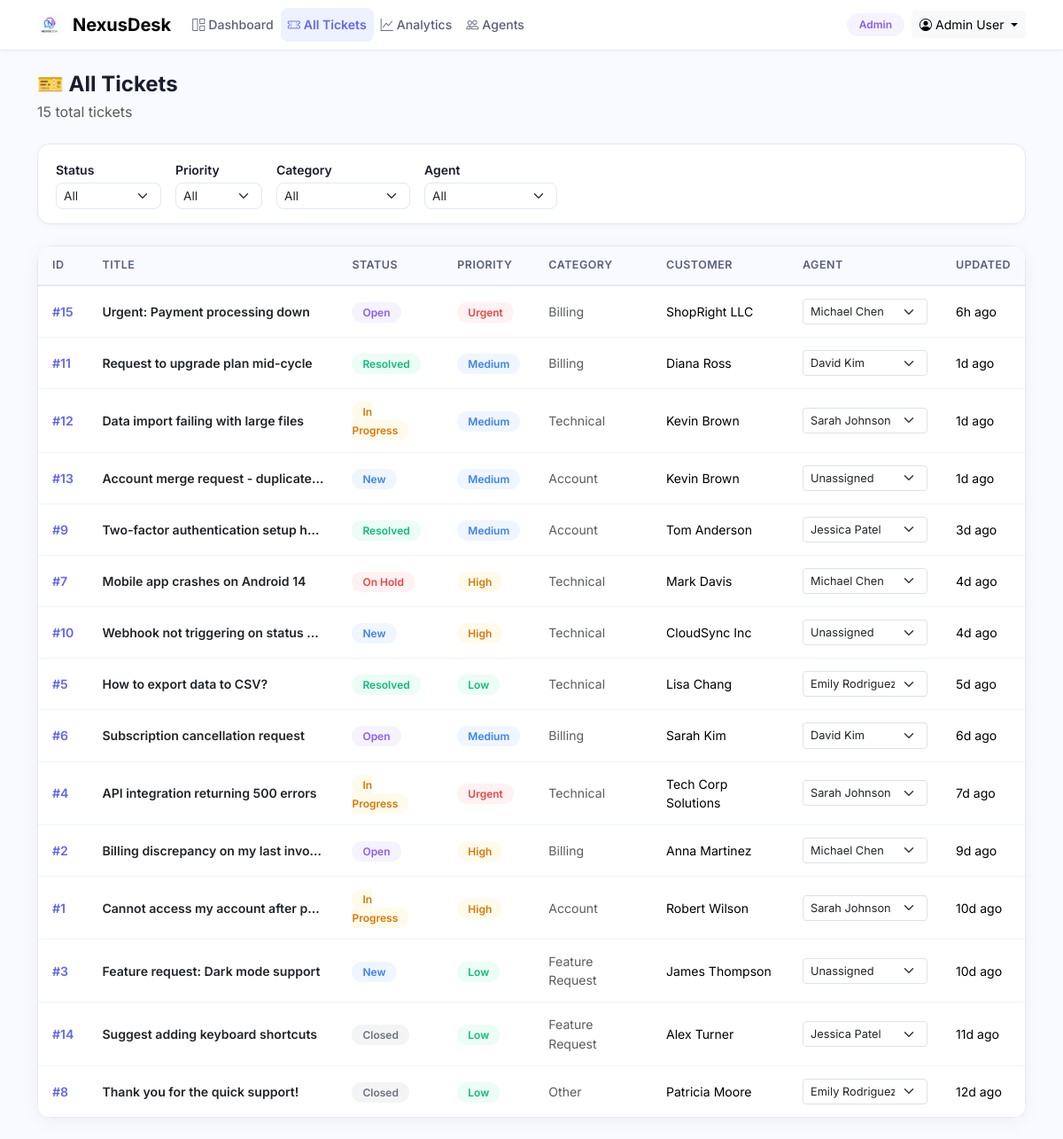
Page /admin_tickets.php (signed in) on the committed database.
### tables this page shows
CREATE TABLE IF NOT EXISTS `tickets` (
    `id` INT AUTO_INCREMENT PRIMARY KEY,
    `title` VARCHAR(255) NOT NULL,
    `description` TEXT NOT NULL,
    `category` VARCHAR(100) DEFAULT NULL,
    `priority` ENUM('Low','Medium','High','Urgent') DEFAULT 'Medium',
    `status` ENUM('New','Open','In Progress','On Hold','Resolved','Closed') DEFAULT 'New',
    `sentiment` ENUM('Positive','Neutral','Negative','Frustrated') DEFAULT NULL,
    `ai_suggested_reply` TEXT DEFAULT NULL,
    `customer_name` VARCHAR(150) NOT NULL,
    `customer_email` VARCHAR(150) NOT NULL,
    `agent_id` INT DEFAULT NULL,
    `created_at` DATETIME DEFAULT CURRENT_TIMESTAMP,
    `updated_at` DATETIME DEFAULT CURRENT_TIMESTAMP ON UPDATE CURRENT_TIMESTAMP,
    `resolved_at` DATETIME DEFAULT NULL,
    CONSTRAINT `fk_tickets_agent` FOREIGN KEY (`agent_id`) REFERENCES `agents`(`id`) ON DELETE SET NULL ON UPDATE CASCADE
);

CREATE TABLE IF NOT EXISTS `agents` (
    `id` INT AUTO_INCREMENT PRIMARY KEY,
    `name` VARCHAR(150) NOT NULL,
    `email` VARCHAR(150) NOT NULL,
    `created_at` DATETIME DEFAULT CURRENT_TIMESTAMP
);

### config/session.php (called while the page is built, shortened)
<?php
function isLoggedIn(): bool {
    return isset($_SESSION['user_id']) && !empty($_SESSION['user_id']);
}
function getCurrentUser(): ?array {
    return [
        'id'        => $_SESSION['user_id'],
        'full_name' => $_SESSION['user_name'],
        'email'     => $_SESSION['user_email'],
        'role'      => $_SESSION['user_role'],
    ];
}

### admin_tickets.php (the view, shortened to what this page needs)
<?php
require_once __DIR__ . '/config/session.php';
require_once __DIR__ . '/includes/helpers.php';
$pdo = getDbConnection();
$tickets = $pdo->query("SELECT t.*, a.name AS agent_name FROM tickets t LEFT JOIN agents a ON t.agent_id = a.id ORDER BY t.updated_at DESC")->fetchAll();
$agents = $pdo->query("SELECT id, name FROM agents ORDER BY name")->fetchAll();
require_once __DIR__ . '/includes/header.php';
?>
<h4 class="fw-bold mb-1 animate-in">🎫 All Tickets</h4>
<p class="text-muted mb-4 animate-in delay-1"><?= count($tickets) ?> total tickets</p>
<div class="filter-bar d-flex gap-3 flex-wrap animate-in delay-1">
    <div>
        <label class="form-label small fw-semibold mb-1">Status</label>
        <select class="form-select form-select-sm" id="fStatus" onchange="filterTable()">
            <option value="">All</option>
        </select>
    </div>
    <div>
        <label class="form-label small fw-semibold mb-1">Priority</label>
        <select class="form-select form-select-sm" id="fPriority" onchange="filterTable()">
            <option value="">All</option>
        </select>
    </div>
    <div>
        <label class="form-label small fw-semibold mb-1">Category</label>
        <select class="form-select form-select-sm" id="fCategory" onchange="filterTable()">
            <option value="">All</option>
        </select>
    </div>
    <div>
        <label class="form-label small fw-semibold mb-1">Agent</label>
        <select class="form-select form-select-sm" id="fAgent" onchange="filterTable()">
            <option value="">All</option>
        </select>
    </div>
</div>
<?php if (empty($tickets)): ?>
    <div class="empty-state"><div class="empty-icon">📭</div><h5>No tickets</h5></div>
<?php else: ?>
<div class="card-custom p-0 animate-in delay-2">
    <div class="table-responsive">
        <table class="table table-custom mb-0">
            <thead><tr>
                <th>ID</th><th>Title</th><th>Status</th><th>Priority</th><th>Category</th>
                <th>Customer</th><th>Agent</th><th>Updated</th>
            </tr></thead>
            <tbody id="ticketTable">
                <?php foreach ($tickets as $t): ?>
                <tr data-status="<?= e($t['status']) ?>" data-priority="<?= e($t['priority']) ?>"
                    data-category="<?= e($t['category'] ?? '') ?>" data-agent="<?= e($t['agent_name'] ?? 'unassigned') ?>">
                    <td class="fw-semibold text-accent">#<?= $t['id'] ?></td>
                    <td>
                        <a href="ticket_detail.php?id=<?= $t['id'] ?>" class="text-decoration-none fw-semibold text-dark truncate d-block" title="<?= e($t['title']) ?>">
                            <?= e($t['title']) ?>
                        </a>
                    </td>
                    <td><?= statusBadge($t['status']) ?></td>
                    <td><?= priorityBadge($t['priority']) ?></td>
                    <td class="small text-muted"><?= e($t['category'] ?? '—') ?></td>
                    <td class="small"><?= e($t['customer_name']) ?></td>
                    <td>
                        <form method="POST" class="d-inline" onchange="this.submit()">
                            <select name="agent_id" class="form-select form-select-sm" style="min-width:130px; font-size:0.8rem;">
                                <option value="">Unassigned</option>
                                <?php foreach ($agents as $a): ?>
                                    <option value="<?= $a['id'] ?>" <?= $t['agent_id'] == $a['id'] ? 'selected' : '' ?>><?= e($a['name']) ?></option>
                                <?php endforeach; ?>
                            </select>
                        </form>
                    </td>
                    <td class="time-ago"><?= timeAgo($t['updated_at']) ?></td>
                </tr>
                <?php endforeach; ?>
            </tbody>
        </table>
    </div>
</div>
<?php endif; ?>
<?php
require_once __DIR__ . '/includes/footer.php';
?>

### includes/header.php (shortened to what this page needs)
<?php
require_once __DIR__ . '/../config/session.php';
$user = getCurrentUser();
$currentPage = basename($_SERVER['PHP_SELF']);
?>
<!DOCTYPE html>
<html lang="en">
<head>
    <link href="https://cdn.jsdelivr.net/npm/bootstrap@5.3.3/dist/css/bootstrap.min.css" rel="stylesheet">
    <link href="https://cdn.jsdelivr.net/npm/bootstrap-icons@1.11.3/font/bootstrap-icons.css" rel="stylesheet">
    <link href="assets/style.css" rel="stylesheet">
</head>
<body>
<nav class="navbar navbar-expand-lg sticky-top main-nav">
    <div class="container">
        <a class="navbar-brand d-flex align-items-center gap-2" href="dashboard.php">
            <img src="assets/logo.png" alt="NexusDesk Logo" height="28" class="me-1">
            <span class="fw-bold">NexusDesk</span>
        </a>
        <div class="collapse navbar-collapse" id="mainNav">
            <ul class="navbar-nav me-auto mb-2 mb-lg-0">
                <li class="nav-item">
                    <a class="nav-link <?= $currentPage === 'dashboard.php' ? 'active' : '' ?>" href="dashboard.php">
                        <i class="bi bi-grid-1x2 me-1"></i>Dashboard
                    </a>
                </li>
                <?php if ($user['role'] === 'admin'): ?>
                    <li class="nav-item">
                        <a class="nav-link <?= $currentPage === 'admin_tickets.php' ? 'active' : '' ?>" href="admin_tickets.php">
                            <i class="bi bi-ticket-perforated me-1"></i>All Tickets
                        </a>
                    </li>
                    <li class="nav-item">
                        <a class="nav-link <?= $currentPage === 'admin_analytics.php' ? 'active' : '' ?>" href="admin_analytics.php">
                            <i class="bi bi-graph-up me-1"></i>Analytics
                        </a>
                    </li>
                    <li class="nav-item">
                        <a class="nav-link <?= $currentPage === 'admin_agents.php' ? 'active' : '' ?>" href="admin_agents.php">
                            <i class="bi bi-people me-1"></i>Agents
                        </a>
                    </li>
                <?php endif; ?>
            </ul>
            <div class="d-flex align-items-center gap-2">
                <span class="role-badge role-<?= $user['role'] ?>"><?= ucfirst($user['role']) ?></span>
                <div class="dropdown">
                    <button class="btn btn-light btn-sm dropdown-toggle d-flex align-items-center gap-1" data-bs-toggle="dropdown">
                        <i class="bi bi-person-circle"></i>
                        <span class="d-none d-md-inline"><?= htmlspecialchars($user['full_name']) ?></span>
                    </button>
                </div>
            </div>
        </div>
    </div>
</nav>
<main class="container py-4">

### includes/helpers.php (shortened to what this page needs)
<?php
function statusBadge(string $status): string {
    $class = strtolower(str_replace(' ', '-', $status));
    return "<span class='badge-status badge-{$class}'>{$status}</span>";
}
function priorityBadge(string $priority): string {
    $class = strtolower($priority);
    return "<span class='badge-priority badge-{$class}'>{$priority}</span>";
}
function timeAgo(string $datetime): string {
    $now = new DateTime();
    $then = new DateTime($datetime);
    $diff = $now->diff($then);
    if ($diff->days > 0) return $diff->days . 'd ago';
    if ($diff->h > 0) return $diff->h . 'h ago';
    return 'just now';
}
function e(string $str): string {
    return htmlspecialchars($str, ENT_QUOTES, 'UTF-8');
}

### includes/footer.php (shortened to what this page needs)
</main>
</body>
</html>

### assets/style.css (style rules this page uses)
:root { --accent: #6366F1; --accent-hover: #5558E6; --accent-light: #EEF2FF; --accent-glow: rgba(99, 102, 241, 0.15); --bg-body: #F8FAFF; --text-primary: #1A1D2E; --text-muted-custom: #5A5F7A; }
* { font-family: 'Inter', -apple-system, BlinkMacSystemFont, sans-serif; }
body { background: var(--bg-body); color: var(--text-primary); }
.main-nav { background: rgba(255,255,255,0.88); backdrop-filter: blur(20px); -webkit-backdrop-filter: blur(20px); border-bottom: 1px solid #E4E8F4; box-shadow: 0 1px 8px rgba(0,0,0,0.04); }
.main-nav .nav-link { font-size: 0.88rem; font-weight: 500; color: var(--text-muted-custom); border-radius: 8px; padding: 8px 14px; transition: all 0.2s; }
.main-nav .nav-link.active { color: var(--accent); background: var(--accent-light); font-weight: 600; }
.role-badge { padding: 4px 14px; border-radius: 20px; font-size: 0.75rem; font-weight: 600; }
.role-admin { background: #F5F3FF; color: #8B5CF6; }
.badge-status { font-size: 0.75rem; font-weight: 600; padding: 4px 12px; border-radius: 20px; }
.badge-new { background: #EFF6FF; color: #3B82F6; }
.badge-open { background: #F5F3FF; color: #8B5CF6; }
.badge-in-progress { background: #FFFBEB; color: #D97706; }
.badge-on-hold { background: #FEF2F2; color: #EF4444; }
.badge-resolved { background: #ECFDF5; color: #10B981; }
.badge-closed { background: #F3F4F6; color: #6B7280; }
.badge-priority { font-size: 0.75rem; font-weight: 600; padding: 4px 12px; border-radius: 20px; }
.badge-low { background: #ECFDF5; color: #10B981; }
.badge-medium { background: #EFF6FF; color: #3B82F6; }
.badge-high { background: #FFFBEB; color: #D97706; }
.badge-urgent { background: #FEF2F2; color: #EF4444; }
.card-custom { background: #fff; border: 1px solid #E4E8F4; border-radius: 16px; box-shadow: 0 4px 20px rgba(0,0,0,0.05); transition: all 0.25s cubic-bezier(0.4,0,0.2,1); }
.table-custom { border-radius: 12px; overflow: hidden; box-shadow: 0 2px 12px rgba(0,0,0,0.04); }
.table-custom thead th { background: #F8FAFF; color: var(--text-muted-custom); font-size: 0.78rem; font-weight: 600; text-transform: uppercase; letter-spacing: 0.04em; border-bottom: 2px solid #E4E8F4; padding: 12px 16px; }
.table-custom tbody td { padding: 14px 16px; vertical-align: middle; font-size: 0.88rem; border-bottom: 1px solid #F1F4FB; }
.table-custom tbody tr:last-child td { border-bottom: none; }
.filter-bar { background: #fff; border: 1px solid #E4E8F4; border-radius: 14px; padding: 16px 20px; margin-bottom: 24px; box-shadow: 0 2px 8px rgba(0,0,0,0.03); }
.filter-bar .form-select { font-size: 0.85rem; border-radius: 8px; border-color: #E4E8F4; }
.animate-in { animation: fadeInUp 0.5s ease-out both; }
.delay-1 { animation-delay: 0.08s; }
.delay-2 { animation-delay: 0.16s; }
.text-accent { color: var(--accent) !important; }
.truncate { white-space: nowrap; overflow: hidden; text-overflow: ellipsis; max-width: 250px; }
.time-ago { font-size: 0.78rem; color: var(--text-muted-custom); }

### rows in the picture
tickets: id "15", title "Urgent: Payment processing down", status "Open", priority "Urgent", category "Billing", customer_name "ShopRight LLC", agent_id "Michael Chen", updated_at "6h ago"
tickets: id "11", title "Request to upgrade plan mid-cycle", status "Resolved", priority "Medium", category "Billing", customer_name "Diana Ross", agent_id "David Kim", updated_at "1d ago"
tickets: id "12", title "Data import failing with large files", status "In Progress", priority "Medium", category "Technical", customer_name "Kevin Brown", agent_id "Sarah Johnson", updated_at "1d ago"
tickets: id "13", title "Account merge request - duplicat…", status "New", priority "Medium", category "Account", customer_name "Kevin Brown", updated_at "1d ago"
tickets: id "9", title "Two-factor authentication setup h…", status "Resolved", priority "Medium", category "Account", customer_name "Tom Anderson", agent_id "Jessica Patel", updated_at "3d ago"
tickets: id "7", title "Mobile app crashes on Android 14", status "On Hold", priority "High", category "Technical", customer_name "Mark Davis", agent_id "Michael Chen", updated_at "4d ago"
tickets: id "10", title "Webhook not triggering on status…", status "New", priority "High", category "Technical", customer_name "CloudSync Inc", updated_at "4d ago"
tickets: id "5", title "How to export data to CSV?", status "Resolved", priority "Low", category "Technical", customer_name "Lisa Chang", agent_id "Emily Rodriguez", updated_at "5d ago"
tickets: id "6", title "Subscription cancellation request", status "Open", priority "Medium", category "Billing", customer_name "Sarah Kim", agent_id "David Kim", updated_at "6d ago"
tickets: id "4", title "API integration returning 500 errors", status "In Progress", priority "Urgent", category "Technical", customer_name "Tech Corp Solutions", agent_id "Sarah Johnson", updated_at "7d ago"
tickets: id "2", title "Billing discrepancy on my last invo…", status "Open", priority "High", category "Billing", customer_name "Anna Martinez", agent_id "Michael Chen", updated_at "9d ago"
tickets: id "1", title "Cannot access my account after p…", status "In Progress", priority "High", category "Account", customer_name "Robert Wilson", agent_id "Sarah Johnson", updated_at "10d ago"
tickets: id "3", title "Feature request: Dark mode support", status "New", priority "Low", category "Feature Request", customer_name "James Thompson", updated_at "10d ago"
tickets: id "14", title "Suggest adding keyboard shortcuts", status "Closed", priority "Low", category "Feature Request", customer_name "Alex Turner", agent_id "Jessica Patel", updated_at "11d ago"
tickets: id "8", title "Thank you for the quick support!", status "Closed", priority "Low", category "Other", customer_name "Patricia Moore", agent_id "Emily Rodriguez", updated_at "12d ago"

### other values in the picture
$user['role'] "Admin"
$user['full_name'] "Admin User"
count($tickets) "15"
